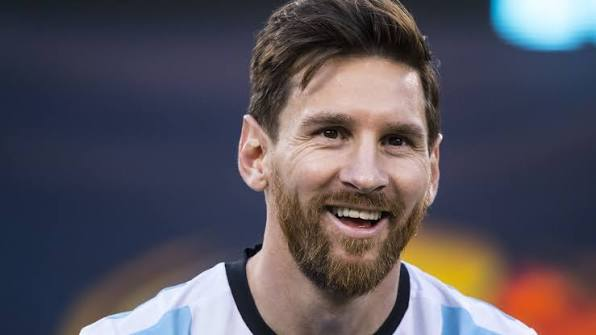
#> input picture class 41/dataset/Messi/messi1.jpg, 596 x 335 px, found by its file name; its folder holds only this picture in this run
$ python 'face recognition.py'
#> lines starting #> are read from the running program, lines starting #| are printed output that depends on the picture; after the words box and inside, x2 and y2 are one past the last pixel; in counts of white or black regions, pixels touching at a corner belong together; long printed decimals are rounded
import cv2
import numpy as np
import os

datasetpath=r"class 41\dataset"
images=[]
labels=[]
id=0

for subfolders in os.listdir(datasetpath):
    for image in os.listdir(os.path.join(datasetpath,subfolders)):
        currentimg=cv2.imread(os.path.join(datasetpath,subfolders,image),0)
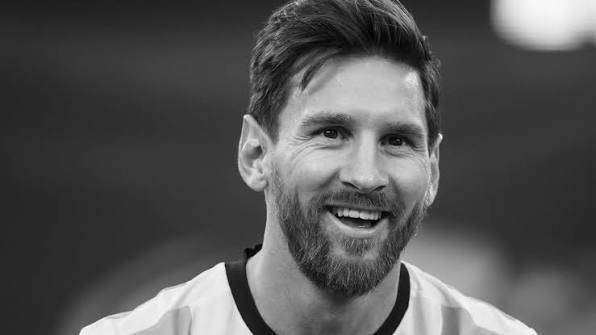
#> currentimg: shape (335, 596); min 0, max 255, mean 84.7


        facecaascade=cv2.CascadeClassifier("class 41\haarcascade_frontalface_default.xml")
        facelist=facecaascade.detectMultiScale(currentimg,1.3,2)
#> facelist = [[253, 56, 214, 214]]
        print(facelist)
#| [[253  56 214 214]]

        for (x,y,w,h) in facelist:
            currentimg=cv2.rectangle(currentimg,(x,y),(x+w,y+h),(0,0,255),2)
            cv2.imshow("current image",currentimg)
            cv2.waitKey(0)
            cv2.destroyAllWindows()
#> this loop made 1 pass
#> pass 1, `currentimg=cv2.rectangle(currentimg,(x,y),(x+w,y+h),(0,0,255),2)`:
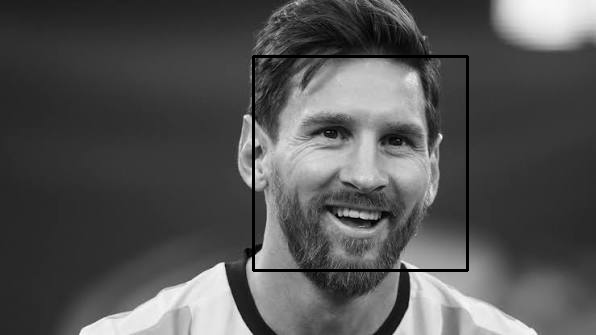
#> currentimg: shape (335, 596); 1.28% of pixels changed, all inside (x1, y1, x2, y2) = (252, 55, 469, 272)


        currentimg=cv2.resize(currentimg,(200,200))
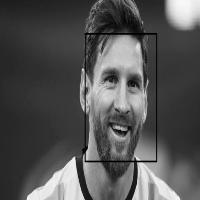
#> currentimg: shape (200, 200); min 0, max 248, mean 83.5
        images.append(currentimg)
        labels.append(id)

    id=id+1
#> pass 2 of the loop `for subfolders in os.listdir(datasetpath):`:
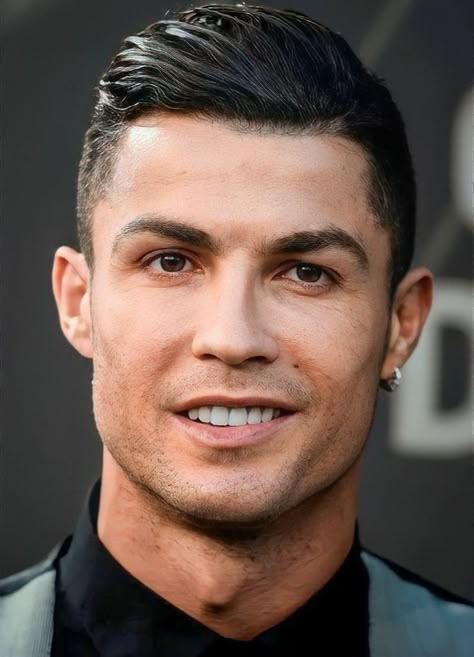
#> input picture class 41/dataset/Ronaldo/ronaldo2.jpg, 474 x 657 px, found by its file name
#> facelist = [[49, 124, 369, 369]]
#| [[ 49 124 369 369]]
#> the loop `for (x,y,w,h) in facelist:` made 1 pass
#> pass 1, `currentimg=cv2.rectangle(currentimg,(x,y),(x+w,y+h),(0,0,255),2)`:
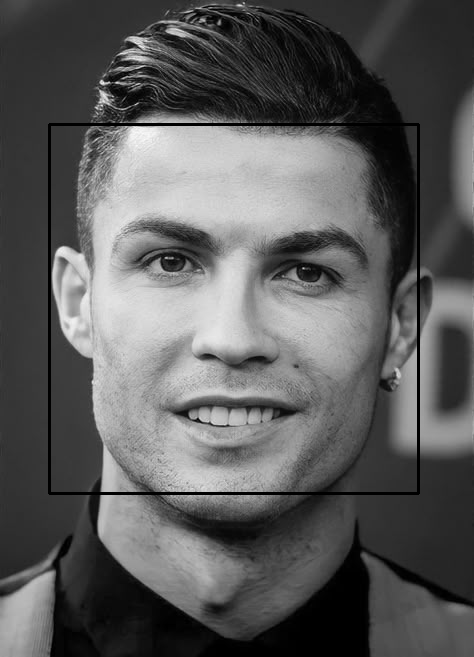
#> currentimg: shape (657, 474); min 0, max 250, mean 90.8
#> `currentimg=cv2.resize(currentimg,(200,200))`:
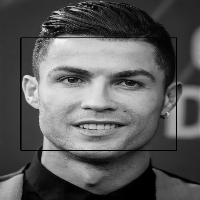
#> currentimg: shape (200, 200); min 0, max 245, mean 90.8
print(images)
#> (printed output is left out)
print(labels)
print([img.shape for img in images])
#| [(200, 200), (200, 200)]
(images, labels) = [np.array(lis) for lis in [images, labels]]
#> labels = [0, 1]
model=cv2.face.LBPHFaceRecognizer_create()
model.train(images,labels)
test1=cv2.imread(r"class 41\ronaldo11.jpg",0)
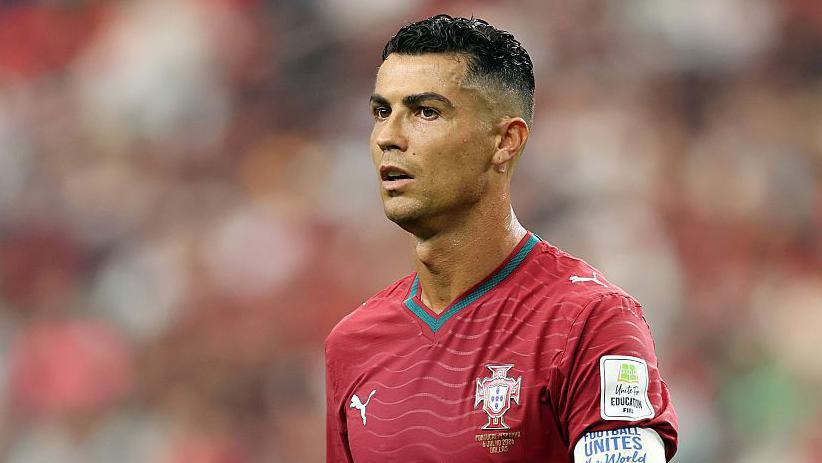
#> input picture class 41/ronaldo11.jpg, 822 x 463 px, found by its file name
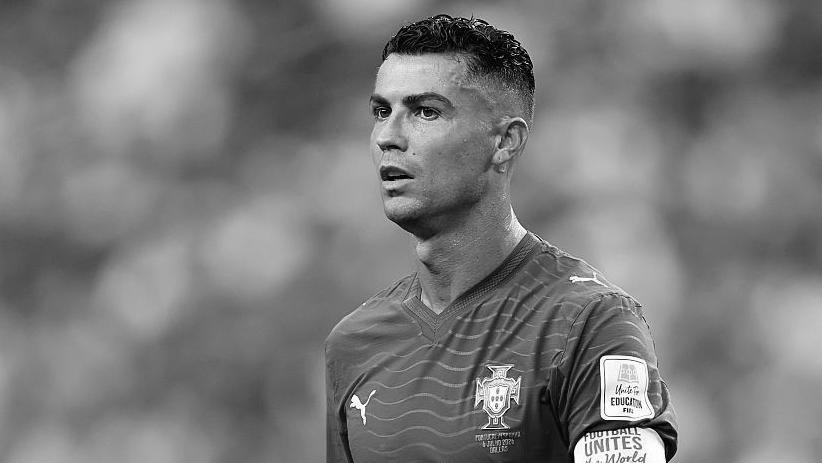
#> test1: shape (463, 822); min 0, max 255, mean 123.2
result=model.predict(test1)
#> result = (1, 91.3)
print(result)
#| (1, 91.304)
